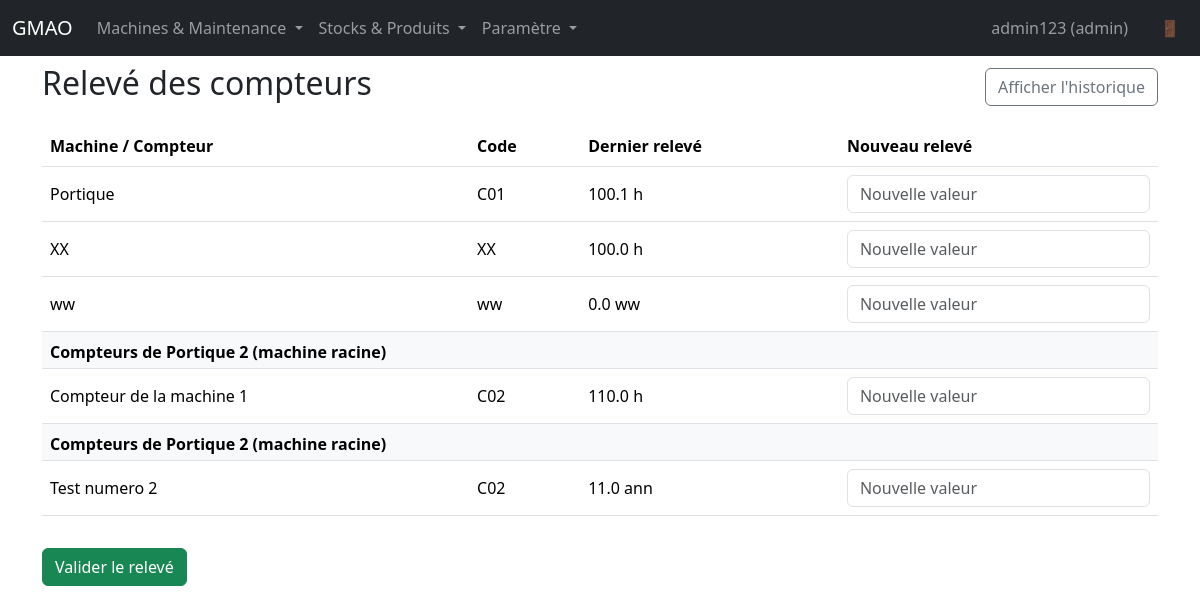
The app's page /machines/counter-report (signed in) with its own data.
### app.py (models this page shows, shortened)
class User(UserMixin, db.Model):
    id = db.Column(db.Integer, primary_key=True)
    username = db.Column(db.String(80), unique=True, nullable=False)
    password_hash = db.Column(db.String(255), nullable=False)
    user_type = db.Column(db.String(20), nullable=False)

class Machine(db.Model):
    id = db.Column(db.Integer, primary_key=True)
    name = db.Column(db.String(120), nullable=False)
    code = db.Column(db.String(50), unique=True, nullable=False)
    parent_id = db.Column(db.Integer, db.ForeignKey("machine.id"))
    hour_counter_enabled = db.Column(db.Boolean, default=False)
    hours = db.Column(db.Float, default=0.0)
    counter_unit = db.Column(db.String(20), nullable=True)  # Unité du compteur (h, cycles, anneaux, etc.)
    stock_id = db.Column(db.Integer, db.ForeignKey("stock.id"), nullable=True)  # Stock associé par défaut
    parent = db.relationship("Machine", remote_side=[id], backref="children")
    stock = db.relationship("Stock")
    counters = db.relationship("Counter", back_populates="machine", cascade="all, delete-orphan")
    def is_root(self):
        return self.parent_id is None

class Counter(db.Model):
    id = db.Column(db.Integer, primary_key=True)
    machine_id = db.Column(db.Integer, db.ForeignKey("machine.id"), nullable=False)
    name = db.Column(db.String(120), nullable=False)  # Nom du compteur
    value = db.Column(db.Float, default=0.0)  # Valeur actuelle
    unit = db.Column(db.String(20), nullable=True)  # Unité (h, cycles, anneaux, etc.)
    machine = db.relationship("Machine", back_populates="counters")
    __table_args__ = (
        db.UniqueConstraint("machine_id", "name", name="uq_counter_machine_name"),
    )

### app.py (the view, shortened to what this page needs)
@app.route("/machines/counter-report", methods=["GET", "POST"])
@app.route("/machines/counter-report/<int:machine_id>", methods=["GET", "POST"])
@admin_or_technician_required
def counter_report(machine_id=None):
    root_machine = None
    machines_with_counters = []  # Liste des machines avec compteur classique
    root_counters = []  # Liste des compteurs de la machine racine (pour compatibilité)
    root_counters_by_machine = []  # Liste de tuples (machine_racine, compteur) pour gérer plusieurs machines racines
    if machine_id:
        root_machine = Machine.query.get_or_404(machine_id)
        if root_machine.parent_id is not None:
            flash("Cette route est réservée aux machines racines.", "danger")
            return redirect(url_for("machines"))
        all_machines_in_tree = get_all_descendants(root_machine)
        machines_with_counters = [m for m in all_machines_in_tree if m.hour_counter_enabled]
        machines_with_counters.sort(key=lambda m: m.name)
        if root_machine.is_root() and root_machine.counters:
            root_counters = sorted(root_machine.counters, key=lambda c: c.name)
            root_counters_by_machine = [(root_machine, counter) for counter in root_counters]
        if not machines_with_counters and not root_counters:
            flash(f"Aucun compteur configuré dans l'arborescence de {root_machine.name}.", "warning")
            return redirect(url_for("machines"))
    else:
        machines_with_counters = Machine.query.filter_by(hour_counter_enabled=True).order_by(Machine.name).all()
        all_root_machines = Machine.query.filter_by(parent_id=None).order_by(Machine.name).all()
        for root in all_root_machines:
            if root.is_root() and root.counters:
                for counter in sorted(root.counters, key=lambda c: c.name):
                    root_counters_by_machine.append((root, counter))
        if root_counters_by_machine:
            root_counters = [counter for _, counter in root_counters_by_machine]
            root_machine = root_counters_by_machine[0][0]  # Première machine racine pour l'affichage
    if not machines_with_counters and not root_counters:
        flash("Aucun compteur configuré.", "warning")
        return redirect(url_for("machines"))
    recent_logs = CounterLog.query.order_by(CounterLog.created_at.desc()).limit(50).all()
    root_machine_name = root_machine.name if machine_id and root_machine else None
    return render_template("counter_report.html",
                         machines=machines_with_counters,
                         root_counters=root_counters,
                         root_counters_by_machine=root_counters_by_machine,
                         root_machine=root_machine,
                         logs=recent_logs,
                         root_machine_name=root_machine_name)

### app.py (called while the page is built)
@login_manager.user_loader
def load_user(user_id):
    return User.query.get(int(user_id))

def admin_or_technician_required(f):
    @wraps(f)
    @login_required
    def decorated_function(*args, **kwargs):
        if current_user.user_type not in ["admin", "technicien"]:
            flash("Accès refusé : cette fonctionnalité est réservée aux administrateurs et techniciens.", "danger")
            return redirect(url_for("index"))
        return f(*args, **kwargs)
    return decorated_function

@app.context_processor
def inject_now():
    return {"now": dt.datetime.utcnow()}

### templates/counter_report.html (shortened to what this page needs)
{% extends "base.html" %}
{% block content %}
<div class="d-flex justify-content-between align-items-center mb-3">
  <h2>Relevé des compteurs</h2>
  <button
    class="btn btn-outline-secondary"
    type="button"
    data-bs-toggle="collapse"
    data-bs-target="#counterHistory"
    aria-expanded="false"
    aria-controls="counterHistory"
  >
    Afficher l'historique
  </button>
</div>
<form method="post">
  <div class="table-responsive">
    <table class="table align-middle">
      <thead>
        <tr>
          <th>Machine / Compteur</th>
          <th>Code</th>
          <th>Dernier relevé</th>
          <th>Nouveau relevé</th>
        </tr>
      </thead>
      <tbody>
        {% for machine in machines %}
        {% set unit = machine.counter_unit or 'h' %}
        <tr>
          <td>{{ machine.name }}</td>
          <td>{{ machine.code }}</td>
          <td>{{ "%.1f"|format(machine.hours) }} {{ unit }}</td>
          <td style="max-width:160px;">
            <input
              class="form-control"
              type="number"
              min="{{ machine.hours }}"
              step="0.1"
              name="machine_{{ machine.id }}"
              placeholder="Nouvelle valeur"
            />
          </td>
        </tr>
        {% endfor %}
        {% if root_counters_by_machine %}
        {% set current_root = None %}
        {% for root_machine_counter, counter in root_counters_by_machine %}
          {% if current_root != root_machine_counter %}
            {% set current_root = root_machine_counter %}
            <tr>
              <td colspan="4" class="bg-light fw-bold pt-2 pb-1">Compteurs de {{ root_machine_counter.name }} (machine racine)</td>
            </tr>
          {% endif %}
          {% set unit = counter.unit or 'h' %}
          <tr>
            <td>{{ counter.name }}</td>
            <td>{{ root_machine_counter.code }}</td>
            <td>{{ "%.1f"|format(counter.value) }} {{ unit }}</td>
            <td style="max-width:160px;">
              <input
                class="form-control"
                type="number"
                min="{{ counter.value }}"
                step="0.1"
                name="counter_{{ counter.id }}"
                placeholder="Nouvelle valeur"
              />
            </td>
          </tr>
        {% endfor %}
        {% endif %}
      </tbody>
    </table>
  </div>
  <button class="btn btn-success mt-3">Valider le relevé</button>
</form>
{% endblock %}

### templates/base.html (shortened to what this page needs)
<!doctype html>
<html lang="fr">
  <head>
    <link
      href="https://cdn.jsdelivr.net/npm/bootstrap@5.3.3/dist/css/bootstrap.min.css"
      rel="stylesheet"
    />
  </head>
  <body>
    <nav class="navbar navbar-expand-lg navbar-dark bg-dark fixed-top">
      <div class="container-fluid">
        <a class="navbar-brand" href="{{ url_for('index') }}">GMAO</a>
        <div class="collapse navbar-collapse" id="navbarNav">
          {% if current_user.is_authenticated %}
          <ul class="navbar-nav me-auto">
            <li class="nav-item dropdown">
              <a class="nav-link dropdown-toggle" href="#" id="navbarDropdown2" role="button" data-bs-toggle="dropdown" aria-expanded="false">
                Machines & Maintenance
              </a>
            </li>
            <li class="nav-item dropdown">
              <a class="nav-link dropdown-toggle" href="#" id="navbarDropdown3" role="button" data-bs-toggle="dropdown" aria-expanded="false">
                Stocks & Produits
              </a>
            </li>
            {% if current_user.user_type == 'admin' %}
            <li class="nav-item dropdown">
              <a class="nav-link dropdown-toggle" href="#" id="navbarDropdownParams" role="button" data-bs-toggle="dropdown" aria-expanded="false">
                Paramètre
              </a>
            </li>
            {% endif %}
          </ul>
          <ul class="navbar-nav">
            <li class="nav-item">
              <span class="nav-link me-3" style="cursor: default;">{{ current_user.username }} ({{ current_user.user_type }})</span>
            </li>
            <li class="nav-item">
              <a class="nav-link" href="{{ url_for('logout') }}" title="Déconnexion">🚪</a>
            </li>
          </ul>
          {% else %}
          <ul class="navbar-nav ms-auto">
            <li class="nav-item">
              <a class="nav-link" href="{{ url_for('login') }}">Connexion</a>
            </li>
          </ul>
          {% endif %}
        </div>
      </div>
    </nav>
    <main class="container">
      {% block content %}{% endblock %}
    </main>
  </body>
</html>

### templates/base.html (style rules this page uses)
body { padding-top: 4rem; }

### records on screen
User: username "admin123", user_type "admin"
Machine: name "Portique", code "C01", hours "100.1", counter_unit "h"
Machine: name "XX", code "XX", hours "100.0", counter_unit "h"
Machine: name "ww", code "ww", hours "0.0", counter_unit "ww"
Machine: name "Portique 2", name "Compteur de la machine 1", code "C02", unit "h", name "Test numero 2"
Counter: value "110.0"
Counter: value "11.0", unit "ann"
